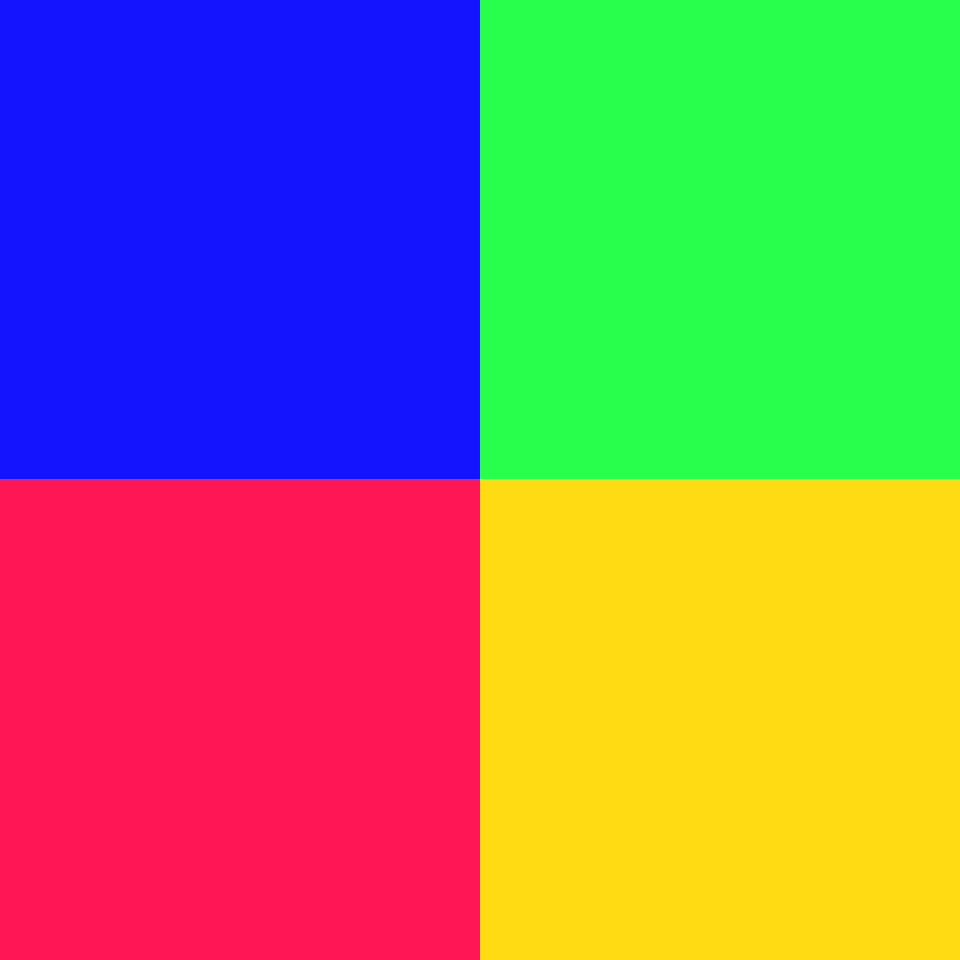

The image is a tile-based game level rendered from a .tmx file. Its description and source (layers, tilesets, objects; grid data summarised) follow:
An orthogonal 30x30 tile map with 32x32 px tiles, 1 tile layer (Tile Layer 1).

<map version="1.0" orientation="orthogonal" renderorder="right-down" width="30" height="30" tilewidth="32" tileheight="32">
 <tileset firstgid="1" name="adam_test5" tilewidth="33" tileheight="33" spacing="1" margin="1">
  <image source="adam_test5.png" trans="ffffff" width="256" height="64" />
  <tile id="0">
   <properties>
    <property name="blocked" value="" />
   </properties>
  </tile>
 </tileset>
 <layer name="Tile Layer 1" width="30" height="30">
  <data>[900 cells, 900 non-empty, 4 distinct tile ids]</data>
 </layer>
</map>
